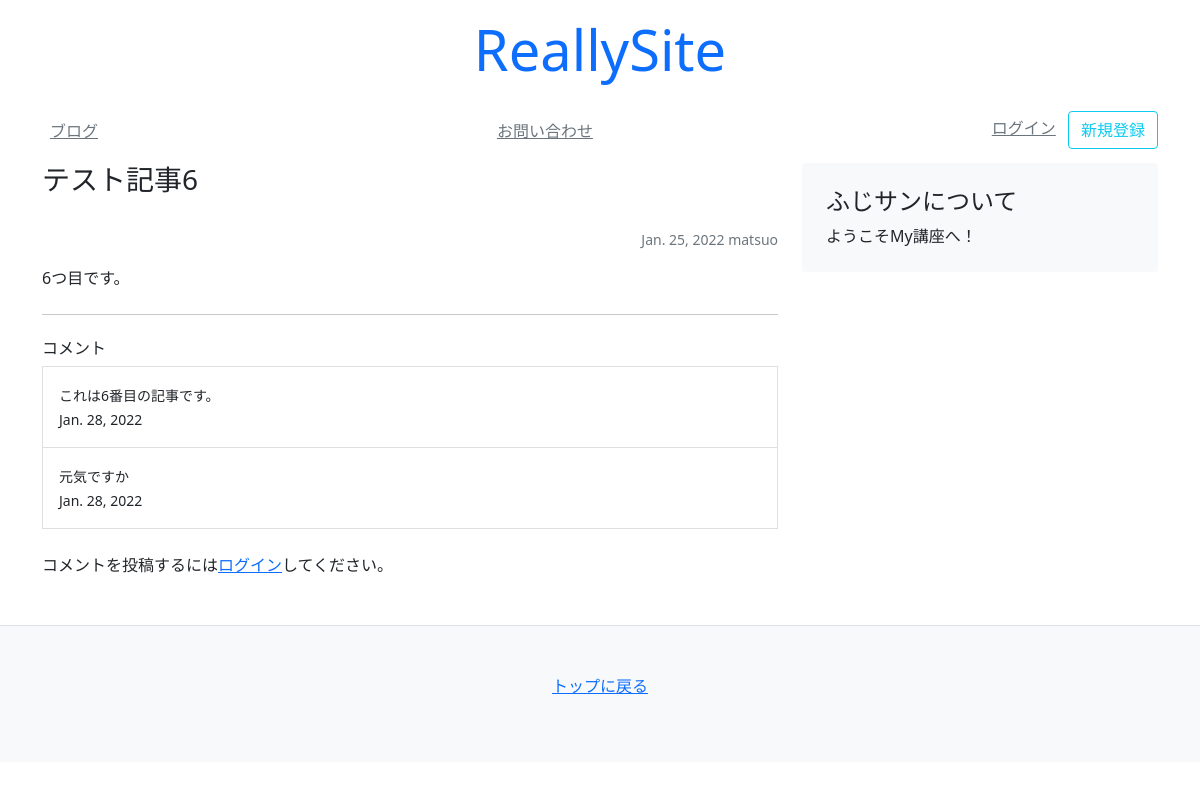
The page /blog/6/ on the database its author committed.
### blog/models.py (models this page shows)
class Article(models.Model):
    title = models.CharField(default='', max_length=30)
    text = models.TextField(default='')
    author = models.CharField(default='', max_length=30)
    created_at = models.DateField(auto_now_add=True)
    updated_at = models.DateField(auto_now=True)

class Comment(models.Model):
    comment = models.TextField(default="", max_length=500)
    created_at = models.DateField(auto_now_add=True)
    user = models.ForeignKey(get_user_model(), on_delete=models.CASCADE)  #
    article = models.ForeignKey(Article, on_delete=models.CASCADE)

### blog/views.py (the view, shortened to what this page needs)
# urls.py: path('<slug:pk>/', views.article)
def article(request, pk):
    obj = Article.objects.get(pk=pk)
    comments = Comment.objects.filter(article=obj)
    context = {
        'article': obj,
        'comments': comments,
    }
    return render(request, 'blog/article.html', context)

### templates/blog/article.html (shortened to what this page needs)
<!DOCTYPE html>
<html lang="en">
<head>
</head>
<body>
{% extends 'mysite/base.html' %}
{% block content %}
<main class="container">
    <div class="row">
        <div class="col-md-8">
            <h3 class="pb-4 font-italic">
                {{ article.title }}
            </h3>
            <p class="small text-muted text-end">{{ article.created_at}} {{ article.author }}</p>
            <p>{{ article.text }}</p>
            <hr class="my-4">
            {% include 'mysite/snippets/comment.html'%}
        </div>
        {% include 'mysite/snippets/sidebar.html' %}
    </div>
</main>
{% endblock %}

### templates/mysite/snippets/comment.html (shortened to what this page needs)
<!DOCTYPE html>
<html lang="en">
<head>
</head>
<body>
<div>
    <h3 class="h6">コメント</h3>
    <div class="list-group">
        {% for comment in comments %}
        <a class="list-group-item list-group-item-action p-3 rounded-0">
            <p class="m-0"><small>{{comment.comment}}</small></p>
            <p class="m-0"><small>{{comment.created_at}}</small></p>
        </a>
        {% endfor %}
    </div>
    {% if user.is_authenticated %}
    <form method="POST" class="my-4">
        {% csrf_token %}
        <div class="mb-2">
            <label>コメント投稿</label>
            <textarea name="comment" class="rounded-0 bg-light form-control" rows="3"></textarea>
        </div>
        <div class="text-right">
            <button class="btn btn-sm btn-outline-success" type="submit">
                コメントする
            </button>
        </div>
    </form>
    {% else %}
    <p class="my-4">
        コメントを投稿するには<a href="/login/">ログイン</a>してください。
    </p>
    {% endif %}
</div>
</body>
</html>

### rows shown on the page
Article: title "テスト記事6", created_at "Jan. 25, 2022", author "matsuo", text "6つ目です。"
Comment: comment "これは6番目の記事です。", created_at "Jan. 28, 2022"
Comment: comment "元気ですか", created_at "Jan. 28, 2022"
